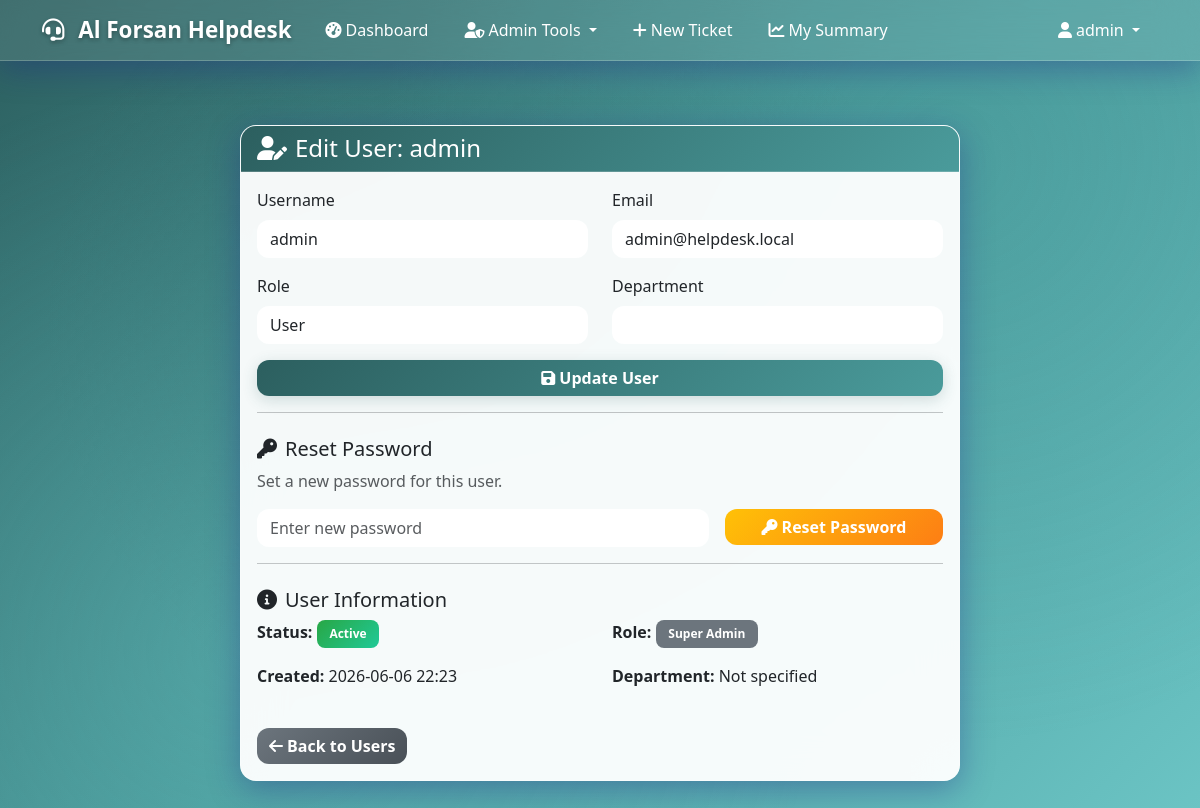
Screenshot of /admin/edit_user/1 (signed in) with the database file from the repository.
### app.py (models this page shows, shortened)
class SystemSettings(db.Model):
    __tablename__ = 'system_settings'
    id = db.Column(db.Integer, primary_key=True)
    system_name = db.Column(db.String(100), nullable=False, default='Al Qeyam Helpdesk')
    logo_filename = db.Column(db.String(200), nullable=True)
    updated_at = db.Column(db.DateTime, default=utc_now, onupdate=utc_now)

class User(UserMixin, db.Model):
    __tablename__ = 'users'
    id = db.Column(db.Integer, primary_key=True)
    username = db.Column(db.String(80), unique=True, nullable=False)
    email = db.Column(db.String(120), unique=True, nullable=False)
    password_hash = db.Column(db.String(120), nullable=False)
    role = db.Column(db.String(20), default='user')  # 'super_admin', 'admin', 'user', 'it_agent', 'fm_agent'
    department = db.Column(db.Text, nullable=True)  # Store module permissions as JSON string - changed to TEXT for larger storage
    is_active = db.Column(db.Boolean, default=True)
    created_at = db.Column(db.DateTime, default=utc_now)

### app.py (the view, shortened to what this page needs)
@app.route('/admin/edit_user/<int:user_id>', methods=['GET', 'POST'])
@login_required
def edit_user(user_id):
    try:
        user = User.query.get_or_404(user_id)
        return render_template('edit_user.html', user=user)
    except Exception as e:
        flash(f'Error editing user: {str(e)}', 'error')
        return redirect(url_for('admin_users'))

### app.py (called while the page is built)
@login_manager.user_loader
def load_user(user_id):
    return User.query.get(int(user_id))

@app.context_processor
def inject_system_settings():
    try:
        settings = SystemSettings.query.first()
        if not settings:
            settings = SystemSettings(system_name='Al Qeyam Helpdesk')
        return {'system_settings': settings}
    except Exception:
        class _Default:
            system_name = 'Al Qeyam Helpdesk'
            logo_filename = None
        return {'system_settings': _Default()}

@app.before_request
def before_request():
    if request.endpoint:
        logger.info(f"Request: {request.method} {request.url} - User: {current_user.username if current_user.is_authenticated else 'Anonymous'} - IP: {request.remote_addr}")

@app.after_request
def after_request(response):
    if response.status_code >= 400:
        logger.warning(f"Response: {response.status_code} for {request.method} {request.url}")
    return response

### templates/edit_user.html (shortened to what this page needs)
﻿{% extends "base.html" %}
{% block content %}
<div class="container">
    <div class="row">
        <div class="col-md-8 mx-auto">
            <div class="card">
                <div class="card-header">
                    <h4 class="mb-0">
                        <i class="fas fa-user-edit me-2"></i>Edit User: {{ user.username }}
                    </h4>
                </div>
                <div class="card-body">
                    <form method="POST">
                        <div class="row">
                            <div class="col-md-6">
                                <div class="mb-3">
                                    <label for="username" class="form-label">Username</label>
                                    <input type="text" class="form-control" id="username" name="username"
                                           value="{{ user.username }}" required>
                                </div>
                            </div>
                            <div class="col-md-6">
                                <div class="mb-3">
                                    <label for="email" class="form-label">Email</label>
                                    <input type="email" class="form-control" id="email" name="email"
                                           value="{{ user.email }}" required>
                                </div>
                            </div>
                        </div>
                        <div class="row">
                            <div class="col-md-6">
                                <div class="mb-3">
                                    <label for="role" class="form-label">Role</label>
                                    <select class="form-select" id="role" name="role" required>
                                        <option value="user" {% if user.role == 'user' %}selected{% endif %}>User</option>
                                    </select>
                                </div>
                            </div>
                            <div class="col-md-6">
                                <div class="mb-3">
                                    <label for="department" class="form-label">Department</label>
                                    <input type="text" class="form-control" id="department" name="department"
                                           value="{{ user.department or '' }}">
                                </div>
                            </div>
                        </div>
                        <div class="d-grid gap-2">
                            <button type="submit" class="btn btn-primary">
                                <i class="fas fa-save me-1"></i>Update User
                            </button>
                        </div>
                    </form>
                    <hr>
                    <div class="mt-4">
                        <h5><i class="fas fa-key me-2"></i>Reset Password</h5>
                        <p class="text-muted">Set a new password for this user.</p>
                        <form method="POST" action="{{ url_for('reset_password', user_id=user.id) }}" class="row g-3">
                            <div class="col-md-8">
                                <input type="password" class="form-control" name="new_password"
                                       placeholder="Enter new password" required>
                            </div>
                            <div class="col-md-4">
                                <button type="submit" class="btn btn-warning w-100">
                                    <i class="fas fa-key me-1"></i>Reset Password
                                </button>
                            </div>
                        </form>
                    </div>
                    <hr>
                    <div class="mt-4">
                        <h5><i class="fas fa-info-circle me-2"></i>User Information</h5>
                        <div class="row">
                            <div class="col-md-6">
                                <p><strong>Status:</strong>
                                    <span class="badge bg-{{ 'success' if user.is_active else 'danger' }}">
                                        {{ 'Active' if user.is_active else 'Inactive' }}
                                    </span>
                                </p>
                                <p><strong>Created:</strong> {{ user.created_at.strftime('%Y-%m-%d %H:%M') }}</p>
                            </div>
                            <div class="col-md-6">
                                <p><strong>Role:</strong>
                                    <span class="badge bg-{{ 'primary' if user.role == 'admin' else 'info' if user.role in ['it_agent', 'fm_agent'] else 'secondary' }}">
                                        {{ user.role.replace('_', ' ').title() }}
                                    </span>
                                </p>
                                <p><strong>Department:</strong> {{ user.department or 'Not specified' }}</p>
                            </div>
                        </div>
                    </div>
                    <div class="mt-4">
                        <a href="{{ url_for('admin_users') }}" class="btn btn-secondary">
                            <i class="fas fa-arrow-left me-1"></i>Back to Users
                        </a>
                    </div>
                </div>
            </div>
        </div>
    </div>
</div>
{% endblock %}

### templates/base.html (shortened to what this page needs)
<!DOCTYPE html>
<html lang="en">
<head>
    <link href="https://cdn.jsdelivr.net/npm/bootstrap@5.3.0/dist/css/bootstrap.min.css" rel="stylesheet">
    <link href="https://cdnjs.cloudflare.com/ajax/libs/font-awesome/6.0.0/css/all.min.css" rel="stylesheet">
</head>
<body>
    <nav class="navbar navbar-expand-lg navbar-dark">
        <div class="container">
            <a class="navbar-brand" href="{{ url_for('index') }}">
                {% if system_settings.logo_filename %}
                    <img src="{{ url_for('static', filename='uploads/' + system_settings.logo_filename) }}" alt="Logo" style="height:32px;width:auto;margin-right:8px;vertical-align:middle;object-fit:contain;">
                {% else %}
                    <i class="fas fa-headset me-2"></i>
                {% endif %}{{ system_settings.system_name }}
            </a>
            <div class="collapse navbar-collapse" id="navbarNav">
                <ul class="navbar-nav me-auto">
                    {% if current_user.is_authenticated %}
                        <li class="nav-item">
                            <a class="nav-link" href="{{ url_for('dashboard') }}">
                                <i class="fas fa-tachometer-alt me-1"></i>Dashboard
                            </a>
                        </li>
                        {% if current_user.role in ['admin', 'super_admin'] %}
                            <li class="nav-item dropdown">
                                <a class="nav-link dropdown-toggle" href="#" id="adminDropdown" role="button" data-bs-toggle="dropdown">
                                    <i class="fas fa-user-shield me-1"></i>Admin Tools
                                </a>
                            </li>
                        {% endif %}
                        {% if current_user.role in ['it_agent', 'fm_agent'] %}
                            <li class="nav-item dropdown">
                                <a class="nav-link dropdown-toggle" href="#" id="agentDropdown" role="button" data-bs-toggle="dropdown">
                                    <i class="fas fa-tools me-1"></i>Agent Tools
                                </a>
                                <ul class="dropdown-menu">
                                    <li><a class="dropdown-item" href="{{ url_for('admin_tickets') }}">
                                        <i class="fas fa-list me-1"></i>All Tickets
                                    </a></li>
                                    <li><a class="dropdown-item" href="{{ url_for('admin_search_tickets') }}">
                                        <i class="fas fa-search me-1"></i>Search Tickets
                                    </a></li>
                                    <li><a class="dropdown-item" href="{{ url_for('admin_summary_reports') }}">
                                        <i class="fas fa-chart-bar me-1"></i>Summary Reports
                                    </a></li>
                                    <li><hr class="dropdown-divider"></li>
                                    <li><a class="dropdown-item" href="{{ url_for('create_ticket') }}">
                                        <i class="fas fa-plus me-1"></i>Create Ticket
                                    </a></li>
                                </ul>
                            </li>
                        {% else %}
                            <li class="nav-item">
                                <a class="nav-link" href="{{ url_for('create_ticket') }}">
                                    <i class="fas fa-plus me-1"></i>New Ticket
                                </a>
                            </li>
                            <li class="nav-item">
                                <a class="nav-link" href="{{ url_for('my_ticket_summary') }}">
                                    <i class="fas fa-chart-line me-1"></i>My Summary
                                </a>
                            </li>
                        {% endif %}
                    {% endif %}
                </ul>
                <ul class="navbar-nav">
                    {% if current_user.is_authenticated %}
                        <li class="nav-item dropdown">
                            <a class="nav-link dropdown-toggle" href="#" id="navbarDropdown" role="button" data-bs-toggle="dropdown">
                                <i class="fas fa-user me-1"></i>{{ current_user.username }}
                            </a>
                        </li>
                    {% else %}
                        <li class="nav-item">
                            <a class="nav-link" href="{{ url_for('login') }}">
                                <i class="fas fa-sign-in-alt me-1"></i>Login
                            </a>
                        </li>
                    {% endif %}
                </ul>
            </div>
        </div>
    </nav>
    <main class="container main-content" style="padding-top: 0.5rem;">
        {% block content %}{% endblock %}
    </main>
</body>
</html>

### templates/base.html (style rules this page uses)
:root { --teal-dark: #2c5f5f; --teal-medium: #4a9b9b; --teal-light: #6bc4c4; --teal-lighter: #8dd8d8; --white: #ffffff; --gray-light: #f8f9fa; --gray-medium: #e9ecef; --gray-dark: #6c757d; --shadow-light: rgba(44, 95, 95, 0.1); --shadow-medium: rgba(44, 95, 95, 0.2); --shadow-dark: rgba(44, 95, 95, 0.3); --glass-bg: rgba(255, 255, 255, 0.1); --glass-border: rgba(255, 255, 255, 0.2); --glass-shadow: 0 8px 32px rgba(31, 38, 135, 0.37); }
* { box-sizing: border-box; }
body { background: linear-gradient(135deg, var(--teal-dark) 0%, var(--teal-medium) 50%, var(--teal-light) 100%); min-height: 100vh; font-family: 'Segoe UI', Tahoma, Geneva, Verdana, sans-serif; position: relative; overflow-x: hidden; }
body::before { content: ''; position: fixed; top: 0; left: 0; width: 100%; height: 100%; background: radial-gradient(circle at 20% 80%, rgba(107, 196, 196, 0.3) 0%, transparent 50%), radial-gradient(circle at 80% 20%, rgba(74, 155, 155, 0.3) 0%, transparent 50%), radial-gradient(circle at 40% 40%, rgba(44, 95, 95, 0.2) 0%, transparent 50%); z-index: -1; }
.navbar { background: rgba(255, 255, 255, 0.1) !important; backdrop-filter: blur(20px); border-bottom: 1px solid var(--glass-border); box-shadow: var(--glass-shadow); z-index: 1030; position: fixed; top: 0; left: 0; right: 0; width: 100%; }
.main-content { padding-top: 120px; min-height: calc(100vh - 120px); }
.main-content { position: relative; z-index: 1; }
.main-content .row:first-child { margin-top: 0; }
.main-content .card:first-child { margin-top: 0; }
.navbar-brand { font-weight: 700; font-size: 1.4rem; color: var(--white) !important; text-shadow: 0 2px 4px rgba(0, 0, 0, 0.3); }
.nav-link { color: var(--white) !important; font-weight: 500; border-radius: 8px; margin: 0 2px; padding: 0.5rem 1rem !important; }
.navbar-nav .dropdown { z-index: 1050; }
.card { background: rgba(255, 255, 255, 0.95); backdrop-filter: blur(20px); border: 1px solid var(--glass-border); border-radius: 16px; box-shadow: var(--glass-shadow); overflow: hidden; }
.card-header { background: linear-gradient(135deg, var(--teal-dark) 0%, var(--teal-medium) 100%); color: var(--white); border-bottom: 1px solid var(--glass-border); font-weight: 600; }
.btn { border-radius: 12px; font-weight: 600; border: none; position: relative; overflow: hidden; }
.btn-primary { background: linear-gradient(135deg, var(--teal-dark) 0%, var(--teal-medium) 100%); color: var(--white); box-shadow: 0 4px 15px var(--shadow-medium); }
.btn-secondary { background: linear-gradient(135deg, var(--gray-dark) 0%, #495057 100%); color: var(--white); }
.btn-warning { background: linear-gradient(135deg, #ffc107 0%, #fd7e14 100%); color: var(--white); }
.form-control { background: rgba(255, 255, 255, 0.9); border: 1px solid var(--glass-border); border-radius: 12px; backdrop-filter: blur(10px); }
.form-select { background: rgba(255, 255, 255, 0.9); border: 1px solid var(--glass-border); border-radius: 12px; backdrop-filter: blur(10px); }
.badge { border-radius: 8px; font-weight: 600; padding: 0.5rem 0.8rem; }
.bg-success { background: linear-gradient(135deg, #28a745 0%, #20c997 100%) !important; }
main.container { position: relative; z-index: 1; padding-top: 2rem; padding-bottom: 2rem; }

### rows the page displays
SystemSettings: system_name "Al Forsan Helpdesk"
User: username "admin", email "admin@helpdesk.local", is_active "Active", created_at "2026-06-06 22:23", role.replace "Super Admin", department "Not specified"
